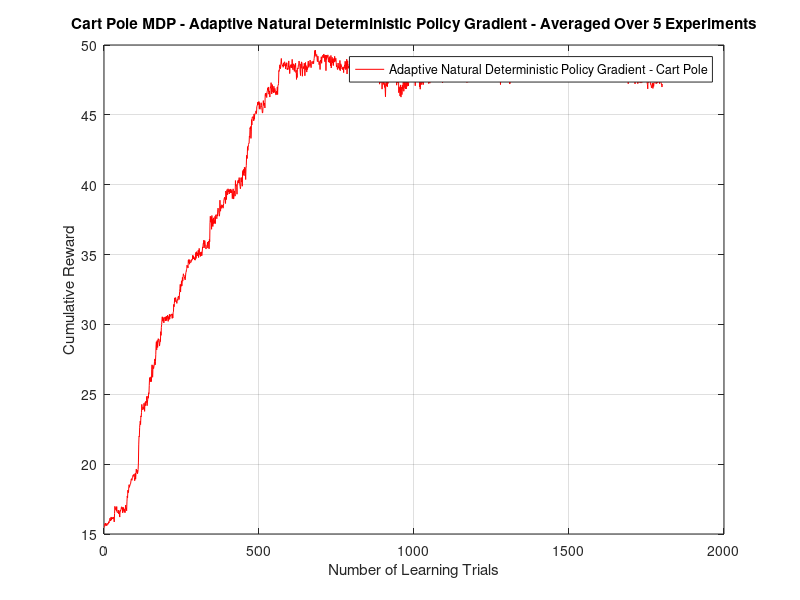

MATLAB code for this plot:
load('Averaged Result.mat')
plot([1:1801], meanCumRwd, 'r')
grid on
legend('Adaptive Natural Deterministic Policy Gradient - Cart Pole')
xlabel('Number of Learning Trials')
ylabel('Cumulative Reward')
title('Cart Pole MDP - Adaptive Natural Deterministic Policy Gradient - Averaged Over 5 Experiments')
